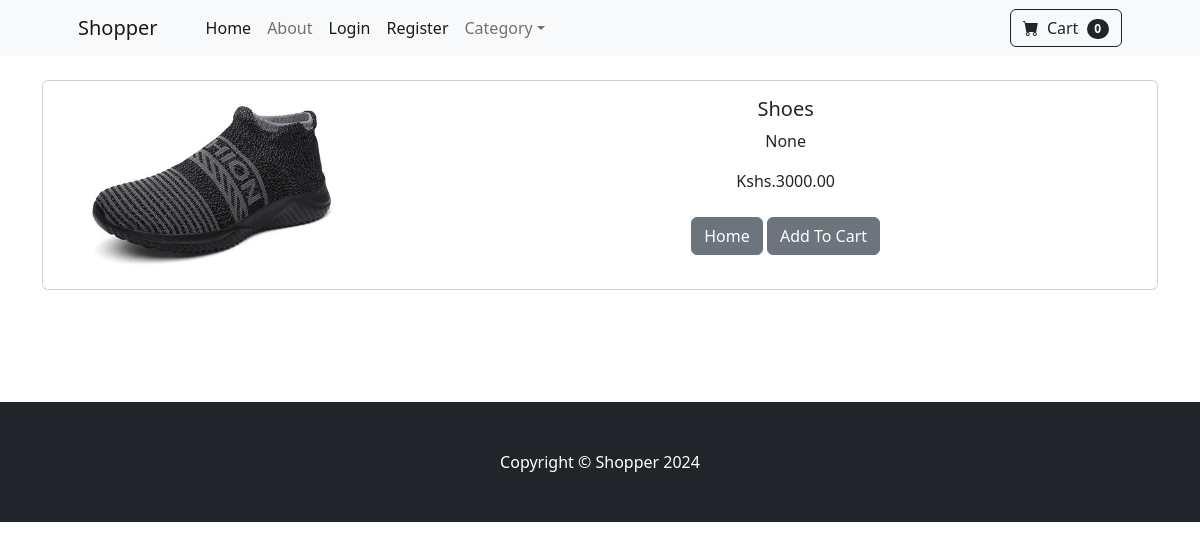
The app's page /product/4 with its own data.
### shop/models.py (models this page shows, shortened)
class Product(models.Model):
    name=models.CharField(max_length=50)
    price=models.DecimalField(default=0,max_digits=6, decimal_places=2)
    category=models.ForeignKey(Category,on_delete=models.CASCADE,default=1)
    description=models.CharField(max_length=500,default="",blank=True,null=True)
    image=models.ImageField(upload_to="uploads/product/")
    is_sale=models.BooleanField(default=False)
    sale_price=models.DecimalField(default=0,max_digits=6, decimal_places=2)

### shop/views.py (the view)
# urls.py: path('product/<int:pk>', views.product, name='product'),
def product(request,pk):
    product = Product.objects.get(id=pk)
    return render(request, 'product.html', {'product': product})

### cart/cart.py (called while the page is built)
    def __len__ (self):
        return len(self.cart)

### cart/context_processors.py (called while the page is built)
def cart(request):
    return {'cart': Cart(request)}

### shop/templates/product.html (shortened to what this page needs)
{% extends 'base.html' %}
{% block content %}
    <div class="container">
        <br>
    <div class="card mb-3" >
  <div class="row g-0">
    <div class="col-md-4">
      <img src="{{ product.image.url }}" class="img-fluid rounded-start" alt="...">
    </div>
    <div class="col-md-8">
      <div class="card-body">
          <center>
        <h5 class="card-title">{{ product.name }}</h5>
        <p class="card-text">{{ product.description }}</p>
              {% if product.is_sale %}
                  <div class="d-flex justify-content-center small text-warning mb-2">
                  <div class="bi-star-fill"></div>
                  &nbsp;&nbsp;Sale!&nbsp;&nbsp;
                  <div class="bi-star-fill"></div>
                  </div>
                  <strike>
                  Kshs.{{ product.price }}
                  </strike>
                  &nbsp;
                  Kshs.{{ product.sale_price }}
              {% else %}
                  Kshs.{{ product.price }}
              {% endif %}
              <br><br>
              <a href="{% url 'home' %}" class="btn btn-secondary">Home</a>
                <button type="button" value="{{ product.id }}" class="btn btn-secondary" id="add-cart">Add To Cart
                </button>
              </center>
      </div>
    </div>
  </div>
</div>
    </div>
    <br><br><br><br>
{% endblock %}

### records on screen
Product: image (picture), name "Shoes", description "None", price "3000.00"

### other values on screen
{{ cart|length }} "0"
